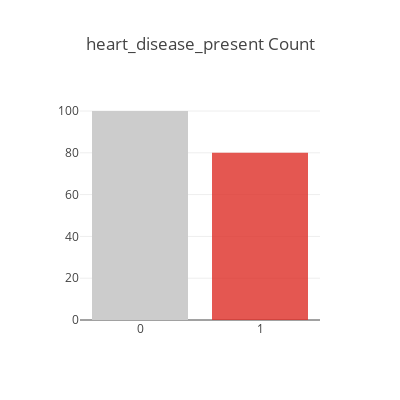

Write notebook code for a chart like this one.
### Code cell
targets_plot = [go.Bar(y = df_final['heart_disease_present'].value_counts(),\
                     marker = dict(color = ['rgba(204,204,204,1)', 'rgba(222,45,38,0.8)']))]

layout = go.Layout(title='heart_disease_present Count',width=400, height=400, xaxis= dict(dtick=1))
fig = go.Figure(targets_plot, layout=layout)
plotly.offline.iplot(fig)

### Figure 1 — Plotly figure (JSON) as saved in the notebook; plotly's stock layout.template omitted (floating-point values rounded to 4 significant figures)
{"data": [{"marker": {"color": ["rgba(204,204,204,1)", "rgba(222,45,38,0.8)"]}, "type": "bar", "uid": "41bbe050-91b6-4c13-b22a-b88e6a67a6de", "y": [100, 80]}], "layout": {"height": 400, "title": {"text": "heart_disease_present Count"}, "width": 400, "xaxis": {"dtick": 1}}}
